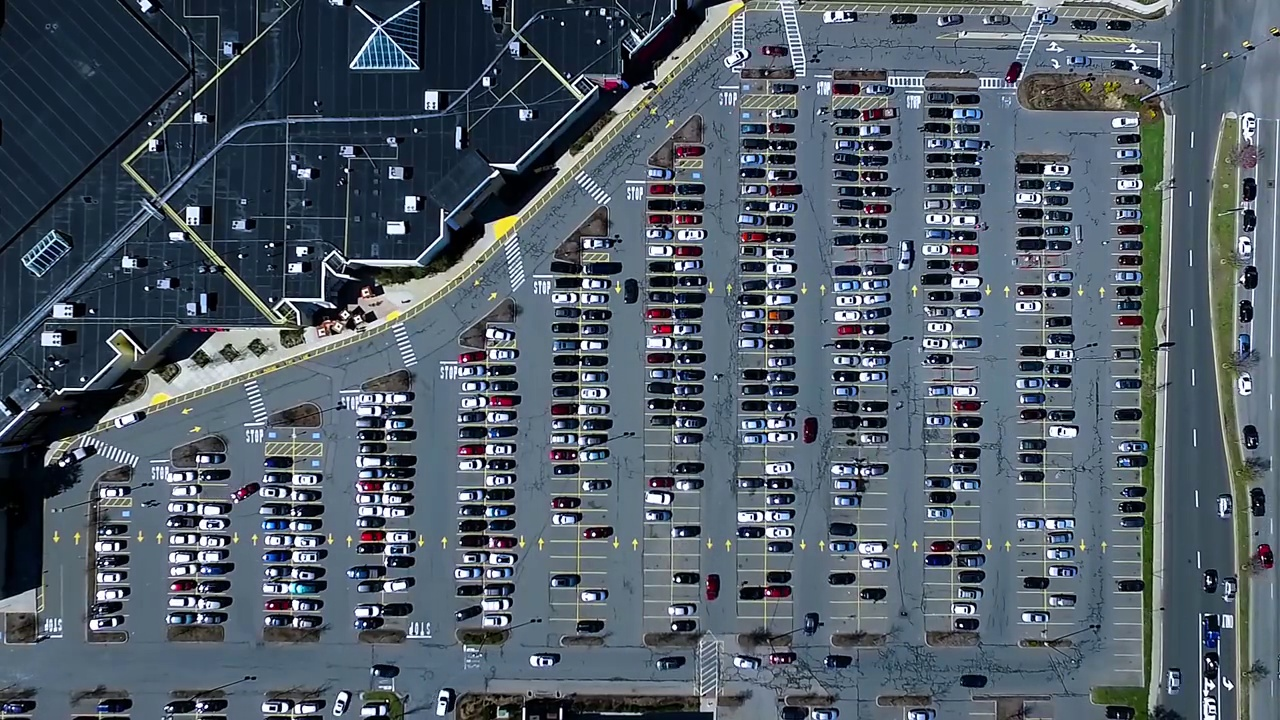
#> input picture Detect_Car_Parking_Slot/test_images/scene1380.jpg, 1280 x 720 px, given in place of the camera
$ python cameo.py   (older library calls are emulated)
#> lines starting #> are read from the running program, lines starting #| are printed output that depends on the picture
### OpenCV/managers.py
""" Implementation of CaptureManager """

""" Add imports, a constructor and properties. """
import cv2
import numpy
import time

class CaptureManager(object):

    def __init__(self,capture,previewWindowManager=None, shouldMirrorPreview=False):

        self.previewWindowManager=previewWindowManager
        self.shouldMirrorPreview=shouldMirrorPreview

        self._capture=capture
        self._channel=0
        self._enteredFrame=False
        self._frame=None
        self._imageFilename=None
        self._videoFilename=None
        self._videoEncoding=None
        self._videoWriter=None

        self._startTime=None
        self._framesElapsed=int(0)
        self._fpsEstimate=None


    @property
    def channel(self):
        return self._channel


    # [5 lines left out: function channel, not called in this run]

    @property
    def frame(self):
        if self._enteredFrame and self._frame is None:
            _, self._frame=self._capture.retrieve(self._channel)
        return self._frame

    @property
    def isWritingImage(self):
        return self._imageFilename is not None

    @property
    def isWritingVideo(self):
        return self._videoFilename is not None


    def enterFrame(self):
        """ Capture the next frame if any. """
        #But first check that any previous frame was exited.
        assert not self._enteredFrame, "previous enterFrame() had no matching exitFrame()"

        if self._capture is not None:
            self._enteredFrame=self._capture.grab()


    def exitFrame(self):
        """Draw to the window. Write to files. Release the frame."""
        #Check  whether any grabbed frame is retrievable
        #The getter may retrieve and cache the frame
        if self._frame is None:
            self._enteredFrame=False
            return

        # Update the fps estimates and related variable
        if self._framesElapsed==0:
            self._startTime=time.time()
        else:
            timeElapsed=time.time() - self._startTime
            self._fpsEstimate =self._framesElapsed /timeElapsed
        self._framesElapsed +=1

        """Draw to the window if any. """
        if self.previewWindowManager is not None:
            if self.shouldMirrorPreview:
                mirroredFrame=numpy.fliplr(self._frame).copy()
                self.previewWindowManager.show(mirroredFrame)

            else:
                self.previewWindowManager.show(self._frame)

        """ Write to the image file if any. """
        if self.isWritingImage:
            cv2.imwrite(self._imageFilename, self._frame)
            self._imageFilename=None

        """ Write to the video file is any. """
        self._writeVideoFrame()

        """ Release the frame. """
        self._frame=None
        self._enteredFrame=False

    def writeImage(self,filename):
        """ Write the next exited frame to an image file. """
        self._imageFilename=filename

    # [10 lines left out: functions startWritingVideo, stopWritingVideo, not called in this run]


    def _writeVideoFrame(self):
        if not self.isWritingVideo:
            return
        if self._videoWriter is None:
            fps=self._capture.get(cv2.CAP_PROP_FPS)
            if fps==0.0:
                # The capture's FPS is unknown so use an estimate
                if self._framesElapsed < 20:
                    # Wait until more frames elapse so that the estimate is more stable
                    return
                else:
                    fps=self._fpsEstimate

        size=(int(self._capture.get(cv2.CAP_PROP_FRAME_WIDTH)),
              int(self._capture.get(cv2.CAP_PROP_FRAME_HEIGHT)))

        self._videoWriter=cv2.VideoWriter(self._videoFilename,self._videoEncoding,fps,size)
        self._videoWriter.write(self._frame)


""" Implementation of WindowManager. """

class WindowManager(object):
    def __init__(self,windowNmame,keypressCallback=None):
        self.keypressCallback=keypressCallback
        self._windowName=windowNmame
        self._isWindowCreated=False

    @property
    def isWindowCreated(self):
        return self._isWindowCreated

    def createWindow(self):
        cv2.namedWindow(self._windowName)
        self._isWindowCreated=True

    def show(self,frame):
        cv2.imshow(self._windowName,frame)

    def destroyWindow(self):
        cv2.destroyWindow(self._windowName)
        self._isWindowCreated=False

    def processEvents(self):
        keycode=cv2.waitKey(1)
        if self.keypressCallback is not None and keycode !=-1:
            #Discard any non-ASCII info encoded by GTK
            keycode &=0xFF
            print('KC:',keycode)
            print('CallBack:',keycode)
            self.keypressCallback(keycode)

### OpenCV/filters.py
import cv2
import numpy
import utils

""" Filter functions and classes"""

# [55 lines left out: functions recolorRC, recolorRGV, recolorCMV, not called in this run]

class VFuncFilter(object):
    """A filter that applies a function to V i.e (value) channel (or all of BGR)."""
    def __init__(self,vFunc=None,dtype=numpy.uint8):
        length=numpy.iinfo(dtype).max +1
        self._vLooupArray=utils.createLookupArray(vFunc,length)

    # [5 lines left out: function apply, not called in this run]


class VCurveFilter(VFuncFilter):
    """A filter that applies a curve to V (or all of BGR)."""
    def __init__(self,vPoints,dtype=numpy.uint8):
        VFuncFilter.__init__(self,utils.createCurveFunc(vPoints),dtype)


class BGRFuncFilter(object):
    """A filter that applies different functions to each of BGR."""

    def __init__(self,vFunc=None,bFunc=None,gFunc=None, rFunc=None,dtype=numpy.uint8):
        length=numpy.iinfo(dtype).max+1
        self._bLookupArray=utils.createLookupArray(utils.createCompositeFunc(bFunc,vFunc),length)
        self._gLookupArray=utils.createLookupArray(utils.createCompositeFunc(gFunc,vFunc),length)
        self._rLookupArray=utils.createLookupArray(utils.createCompositeFunc(rFunc,vFunc),length)

    def apply(self,src,dst):
        """Apply the filter with a BGR source/destination."""
        b,g,r=cv2.split(src)
        utils.applyLookupArray(self._bLookupArray,b,b)
        utils.applyLookupArray(self._gLookupArray,g,g)
        utils.applyLookupArray(self._rLookupArray,r,r)
        cv2.merge([b,g,r],dst)

class BGRCurveFilter(BGRFuncFilter):
    """A filter that applies different curves to each of BGR."""

    def __init__(self,vPoints=None,bPoints=None,gPoints=None,rPoints=None,dtype=numpy.uint8):
        BGRFuncFilter.__init__(self,utils.createCurveFunc(vPoints),
                                    utils.createCurveFunc(bPoints),
                                    utils.createCurveFunc(gPoints),
                                    utils.createCurveFunc(rPoints),dtype)

"""The choice of control points is based on recommendations by photographer Petteri Sulonen. See
his article on film-like curves at http://www.prime-junta.net/pont/How_to/100_
Curves_and_Films/_Curves_and_films.html"""

"""Emulating Kodak Porta """
class BGRPortaCurveFilter(BGRCurveFilter):
    """A filter that applies Portra-like curves to BGR."""
    # [6 lines left out: function __init__, not called in this run]

"""Emulating Fuji Provia """
class BGRProviaCurveFilter(BGRCurveFilter):
    """A filter that applies Provia-like curves to BGR."""
    # [5 lines left out: function __init__, not called in this run]

"""Emulating Fuji Velvia """
class BGRVelviaCurveFilter(BGRCurveFilter):
    """A filter that applies Velvia-like curves to BGR."""
    # [6 lines left out: function __init__, not called in this run]

"""Emulating Cross Processing """
class BGRCrossProcessCurveFilter(BGRCurveFilter):
    """A filter that applies cross-proces-like curves to BGR."""
    # [5 lines left out: function __init__, not called in this run]

""" Highlighting the edges"""

def strokeEdges(src,dst,blurKsize=7,edgeKsize=5):
    if blurKsize >=3:
        blurredSrc=cv2.medianBlur(src,blurKsize) # medianBlur is preffered for edges preserving
        graySrc=cv2.cvtColor(blurredSrc,cv2.COLOR_BGR2GRAY)
    else:
        graySRc=cv2.cvtColor(src,cv2.COLOR_BGR2GRAY)
    cv2.Laplacian(graySrc,cv2.CV_8U,graySrc,ksize=edgeKsize)# argu(in order): src image, desired depth
                                                            #of the destination image, destination image, kernel size
    normalizedInverseAlpha=(1.0/255) * (255 - graySrc) #To get black edges on white background invert it
                                                        # and then normalize it
    channels=cv2.split(src)                           # then we can multiply src to normalizedInverseAlpha
    for channel in channels:
        channel[:]=channel * normalizedInverseAlpha
    cv2.merge(channels,dst)


""" Convolution filter: custom kernel"""

class VConvolutionFilter(object):
    """A filter that applies a convolution to V (or all of BGR)."""
    def __init__(self,kernel):
        self._kernel=kernel

    def apply(self,src,dst):
        """Apply the filter with a BGR or gray source/destination."""
        cv2.filter2D(src,-1,self._kernel,dst) #The second argument specifies the per-channel depth of the destination image
                                              #(such as cv2.CV_8U for 8 bits per channel). A negative value (as used here) means
                                              #that the destination image has the same depth as the source image.
"""Sharpening, edge detection, and blur filters use kernels that are highly
    symmetric"""

class SharpenFilter(VConvolutionFilter):
    """A sharpen filter with a 1-pixel radius."""
    # [7 lines left out: function __init__, not called in this run]

class FindEdgesFilter(VConvolutionFilter):
    """An edge-finding filter with a 1-pixel radius."""
    # [7 lines left out: function __init__, not called in this run]

class BlurFilter(VConvolutionFilter):
    """A blur filter with a 2-pixel radius."""
    # [9 lines left out: function __init__, not called in this run]

class EmbossFilter(VConvolutionFilter):
    """An emboss filter with a 1-pixel radius."""
    # [8 lines left out: function __init__, not called in this run]

### OpenCV/utils.py
import cv2
import numpy
import scipy.interpolate

""" General purpose math functions """

""" Formulating a curve"""
""" Curves are another technique for remapping colors."""
"""In the Curves adjustment, we adjust points throughout an image’s tonal range."""
"""First step toward curve-based filters is to convert control points to a function."""
def createCurveFunc(points):
    """ Return a function derived from control points"""
    if points is None:
        return None
    numpoints =len(points)
    if numpoints <=2:
        return None
    xs,ys =zip(*points)
    if numpoints <=4:
        kind='linear'
    else:
        kind='cubic'
    """SciPy function called interp1d() ,which takes two arrays ( x and y coordinates) and returns
    a function that interpolates the points.kind is the optional arguement. optional arguement bound_error
    set to False to permit extrapolation as well as interpolation."""
    return scipy.interpolate.interpld(xs,ys,kind,bound_error=False)


"""Caching and applying a curve"""
"""Now we get the function using interpolation. We do not want to run it once per
channel, per pixel(for example, 921,600 times per frame if applied to three channels
of 640 x 480 video).We are dealing with just 256 possible input values (in 8 bits per channel)
and we can cheaply precompute and store that many output values."""
def createLookupArray(func,length=256):
     """Return a lookup for whole-number inputs to a function.
     The lookup values are clamped to [0, length - 1]."""
     if func is None:
         return None
     lookupArray=numpy.empty(length)
     i=0
     while i <=length:
         func_i=func(i)
         lookupArray[i]=min(max(0,func_i),length -1)
         i +=1
         return lookupArray

def applyLookupArray(lookupArray,src,dst):
    """Map a source to a destination using a lookup."""
    if lookupArray is None:
        return
    dest[:]=lookupArray(src) # [:] for copying the lookup values into destination array


"""What if we always want to apply two or more curves in succession? Performing
multiple lookups is inefficient and may cause loss of precision. We can avoid this
problem by combining two curve functions into one function before creating a
lookup array."""
def createCompositeFunc(func0,func1):
    """Return a composite of two functions."""
    if func0 is None:
        return func1
    if func1 is None:
        return func0
    """The approach in createCompositeFunc() is limited to input functions that each
    take a single argument.  """
    return lambda x: func0(func1(x))


"""What if we want to apply the same curve to all channels of an image? Splitting
and remerging channels is wasteful, in this case, because we do not need to
distinguish between channels. We just need one-dimensional indexing, as used by
applyLookupArray()"""
# [8 lines left out: function createFlatView, not called in this run]


""" To check whether an image is grayscale or color"""
def isGray(image):
    """Return True if the image has one channel per pixel."""
    return image.ndim < 3


"""To know image's dimension and divide these dimension by a given factor"""
# [4 lines left out: function widthHeightDivideBy, not called in this run]

### cameo.py
""" Application implementation """

import cv2
import filters
from managers import CaptureManager, WindowManager

class Cameo(object):

    def __init__(self):
        self._windowManager=WindowManager('Cameo',self.oneKeyPress)
        self._captureManager=CaptureManager(cv2.VideoCapture(0),self._windowManager, True)
        self._curveFilter=filters.BGRCurveFilter()


    def run(self):
        """Run the main loop."""
        self._windowManager.createWindow()
        while self._windowManager.isWindowCreated:
            self._captureManager.enterFrame()
            frame=self._captureManager.frame


            filters.strokeEdges(frame,frame)
            self._curveFilter.apply(frame,frame)

            self._captureManager.exitFrame()
            self._windowManager.processEvents()
#> this loop made 1 pass; (key Esc is pressed on pass 1)
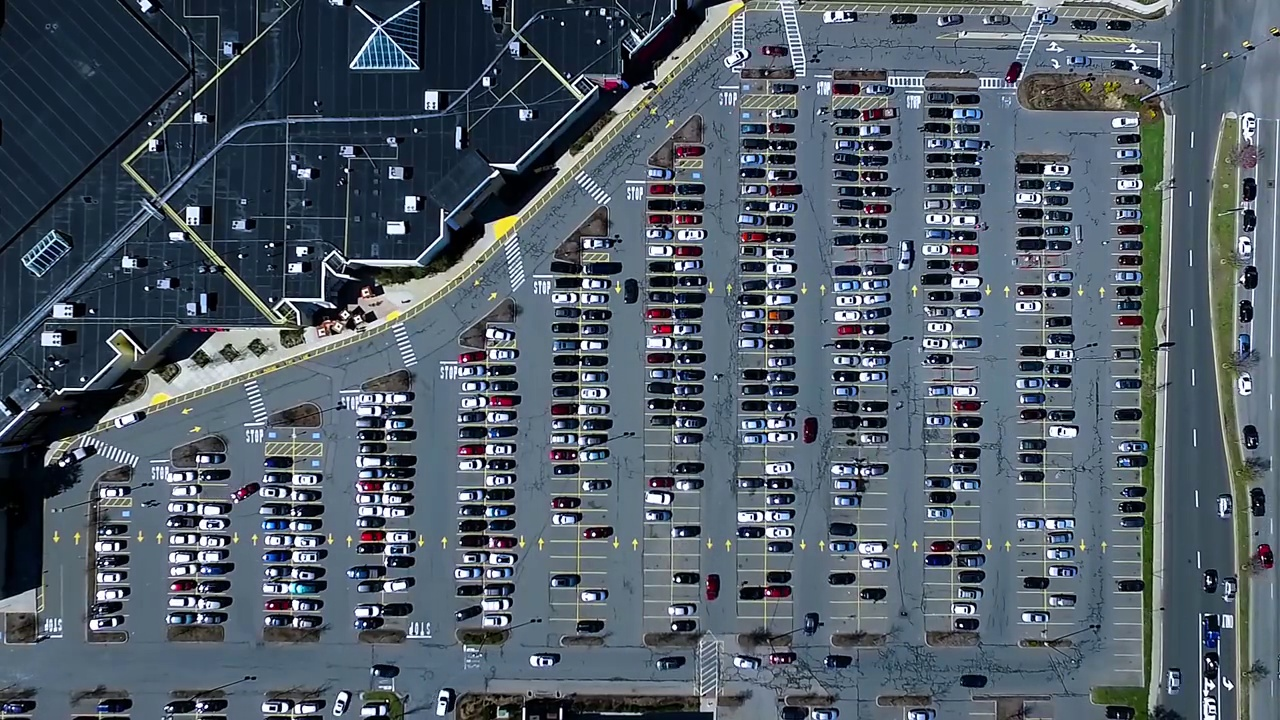
#> input picture Detect_Car_Parking_Slot/test_images/scene1380.jpg, 1280 x 720 px, given in place of the camera
#> pass 1, in strokeEdges, `graySrc=cv2.cvtColor(blurredSrc,cv2.COLOR_BGR2GRAY)`:
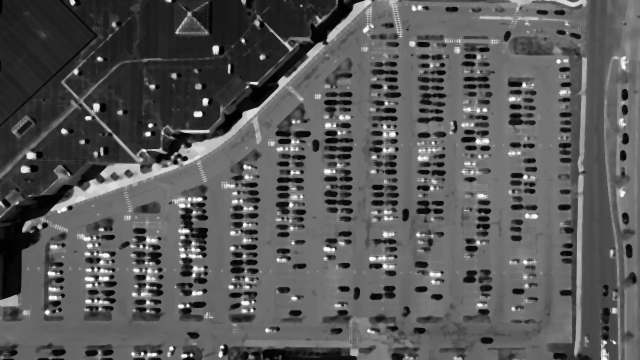
#> graySrc: shape (720, 1280) (shown at 1/2 size); min 0, max 253, mean 88
#> pass 1, in strokeEdges, `normalizedInverseAlpha=(1.0/255) * (255 - graySrc)`:
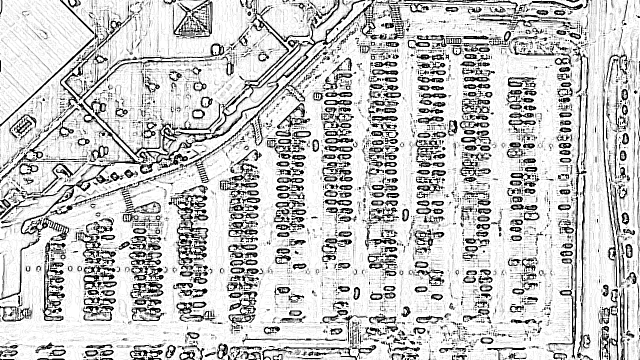
#> normalizedInverseAlpha: shape (720, 1280) float64 (shown at 1/2 size); min 0, max 1, mean 0.783
#> pass 1, in apply, `b,g,r=cv2.split(src)`:
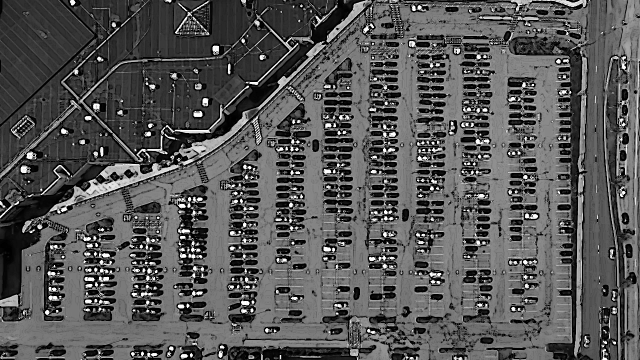
#> b: shape (720, 1280) (shown at 1/2 size); min 0, max 255, mean 85.9
#> after the loop:
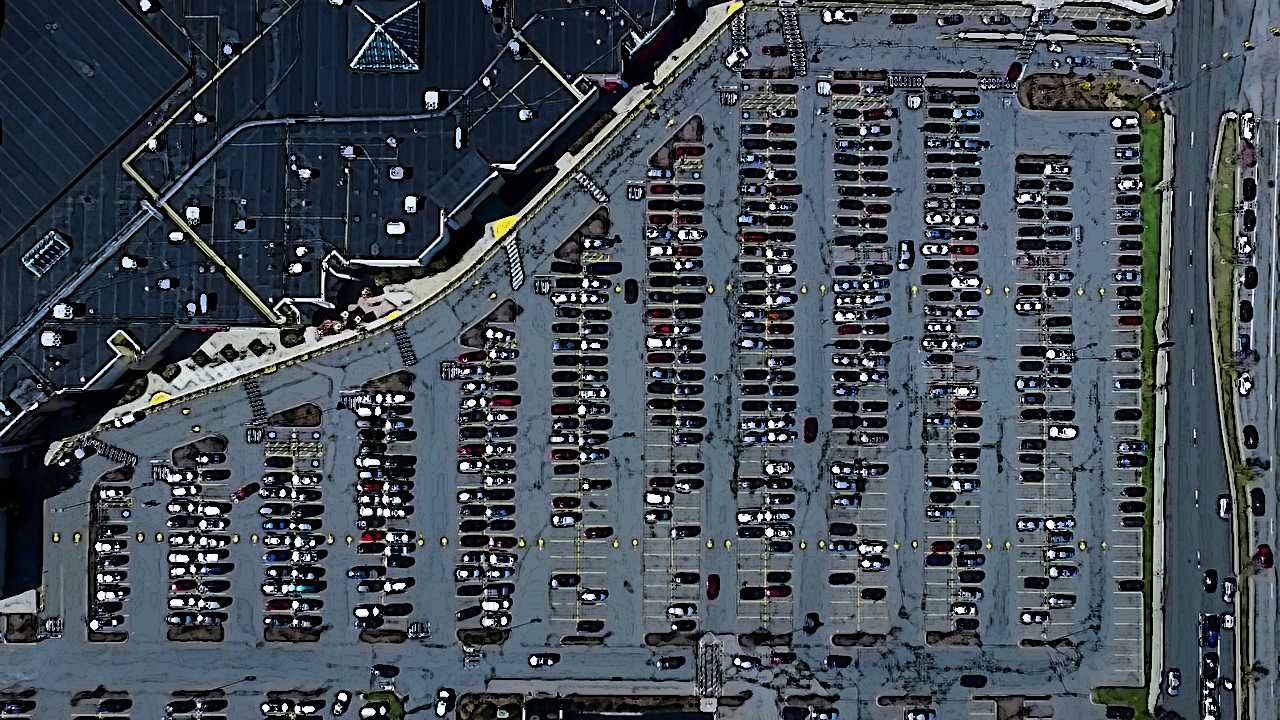
#> frame: shape (720, 1280, 3); mean B, G, R 85.9, 76.9, 67

    def oneKeyPress(self,keycode):
        """Handle a keypress

        space  ->  Take a screenshotself.
        tab    ->  Start/stop recording a screencast.
        escape ->  Quit.

        """
        if keycode==32 : # space
            self._captureManager.writeImage('screenshot.png')
        elif keycode==9 : # tab
            if not self._captureManager.isWritingVideo:
                self._captureManager.startWritingVideo('screencast.avi')
            else:
                self._captureManager.stopWritingVideo()
        elif keycode==27 : # escape
            self._windowManager.destroyWindow()


if __name__=="__main__":
        Cameo().run()
